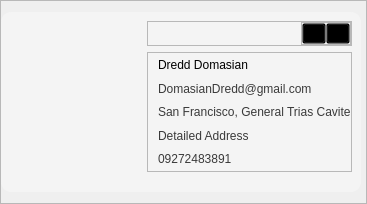
            <widget class="QFrame" name="frame_13">
             <property name="sizePolicy">
              <sizepolicy hsizetype="Preferred" vsizetype="Expanding">
               <horstretch>0</horstretch>
               <verstretch>0</verstretch>
              </sizepolicy>
             </property>
             <property name="maximumSize">
              <size>
               <width>16777215</width>
               <height>296</height>
              </size>
             </property>
             <property name="frameShape">
              <enum>QFrame::StyledPanel</enum>
             </property>
             <property name="frameShadow">
              <enum>QFrame::Raised</enum>
             </property>
             <layout class="QHBoxLayout" name="horizontalLayout_24">
              <property name="leftMargin">
               <number>0</number>
              </property>
              <property name="rightMargin">
               <number>5</number>
              </property>
              <item>
               <widget class="QFrame" name="ProfileCard">
                <property name="sizePolicy">
                 <sizepolicy hsizetype="Preferred" vsizetype="Expanding">
                  <horstretch>0</horstretch>
                  <verstretch>0</verstretch>
                 </sizepolicy>
                </property>
                <property name="styleSheet">
                 <string notr="true">#ProfileCard{
	border-radius:10px;
	background-color:rgb(244, 244, 244);


}</string>
                </property>
                <property name="frameShape">
                 <enum>QFrame::StyledPanel</enum>
                </property>
                <property name="frameShadow">
                 <enum>QFrame::Raised</enum>
                </property>
                <layout class="QGridLayout" name="gridLayout_2">
                 <property name="leftMargin">
                  <number>20</number>
                 </property>
                 <property name="bottomMargin">
                  <number>20</number>
                 </property>
                 <item row="1" column="2">
                  <widget class="QFrame" name="frame_8">
                   <property name="sizePolicy">
                    <sizepolicy hsizetype="Preferred" vsizetype="Expanding">
                     <horstretch>0</horstretch>
                     <verstretch>0</verstretch>
                    </sizepolicy>
                   </property>
                   <property name="styleSheet">
                    <string notr="true">font-family: &quot;Montserrat Light&quot;;
font-weight:63;
color:rgb(58, 58, 58);</string>
                   </property>
                   <property name="frameShape">
                    <enum>QFrame::StyledPanel</enum>
                   </property>
                   <property name="frameShadow">
                    <enum>QFrame::Raised</enum>
                   </property>
                   <layout class="QVBoxLayout" name="verticalLayout_19">
                    <property name="spacing">
                     <number>0</number>
                    </property>
                    <property name="leftMargin">
                     <number>10</number>
                    </property>
                    <property name="topMargin">
                     <number>0</number>
                    </property>
                    <property name="rightMargin">
                     <number>0</number>
                    </property>
                    <property name="bottomMargin">
                     <number>0</number>
                    </property>
                    <item>
                     <widget class="QLabel" name="profileNameLabel">
                      <property name="styleSheet">
                       <string notr="true">font-family:&quot;Montserrat ExtraBold&quot;;
font-weight: 81;
color:rgb(0, 0, 0);</string>
                      </property>
                      <property name="text">
                       <string>Dredd Domasian</string>
                      </property>
                     </widget>
                    </item>
                    <item>
                     <widget class="QLabel" name="profileEmailLabel">
                      <property name="styleSheet">
                       <string notr="true"/>
                      </property>
                      <property name="text">
                       <string>DomasianDredd@gmail.com</string>
                      </property>
                     </widget>
                    </item>
                    <item>
                     <widget class="QLabel" name="addressLabel">
                      <property name="styleSheet">
                       <string notr="true"/>
                      </property>
                      <property name="text">
                       <string>San Francisco, General Trias Cavite</string>
                      </property>
                     </widget>
                    </item>
                    <item>
                     <widget class="QLabel" name="detailedAddressLabel">
                      <property name="styleSheet">
                       <string notr="true"/>
                      </property>
                      <property name="text">
                       <string>Detailed Address</string>
                      </property>
                     </widget>
                    </item>
                    <item>
                     <widget class="QLabel" name="phoneLabel">
                      <property name="styleSheet">
                       <string notr="true"/>
                      </property>
                      <property name="text">
                       <string>09272483891</string>
                      </property>
                     </widget>
                    </item>
                   </layout>
                  </widget>
                 </item>
                 <item row="0" column="2" alignment="Qt::AlignTop">
                  <widget class="QFrame" name="frame_9">
                   <property name="maximumSize">
                    <size>
                     <width>16777215</width>
                     <height>38</height>
                    </size>
                   </property>
                   <property name="frameShape">
                    <enum>QFrame::StyledPanel</enum>
                   </property>
                   <property name="frameShadow">
                    <enum>QFrame::Raised</enum>
                   </property>
                   <layout class="QHBoxLayout" name="horizontalLayout_14">
                    <property name="spacing">
                     <number>0</number>
                    </property>
                    <property name="leftMargin">
                     <number>0</number>
                    </property>
                    <property name="topMargin">
                     <number>0</number>
                    </property>
                    <property name="rightMargin">
                     <number>0</number>
                    </property>
                    <property name="bottomMargin">
                     <number>0</number>
                    </property>
                    <item alignment="Qt::AlignRight">
                     <widget class="QFrame" name="frame_10">
                      <property name="frameShape">
                       <enum>QFrame::StyledPanel</enum>
                      </property>
                      <property name="frameShadow">
                       <enum>QFrame::Raised</enum>
                      </property>
                      <layout class="QHBoxLayout" name="horizontalLayout_15">
                       <property name="spacing">
                        <number>0</number>
                       </property>
                       <property name="leftMargin">
                        <number>0</number>
                       </property>
                       <property name="topMargin">
                        <number>0</number>
                       </property>
                       <property name="rightMargin">
                        <number>0</number>
                       </property>
                       <property name="bottomMargin">
                        <number>0</number>
                       </property>
                       <item>
                        <widget class="QToolButton" name="profileEditBtn">
                         <property name="cursor">
                          <cursorShape>PointingHandCursor</cursorShape>
                         </property>
                         <property name="styleSheet">
                          <string notr="true">background:transparent;</string>
                         </property>
                         <property name="text">
                          <string>...</string>
                         </property>
                         <property name="icon">
                          <iconset resource="resource.qrc">
                           <normaloff>:/Icons/Icons/UpdateIcon.png</normaloff>:/Icons/Icons/UpdateIcon.png</iconset>
                         </property>
                         <property name="iconSize">
                          <size>
                           <width>25</width>
                           <height>25</height>
                          </size>
                         </property>
                        </widget>
                       </item>
                       <item>
                        <widget class="QToolButton" name="profileDeleteBtn">
                         <property name="cursor">
                          <cursorShape>PointingHandCursor</cursorShape>
                         </property>
                         <property name="styleSheet">
                          <string notr="true">background:transparent;</string>
                         </property>
                         <property name="text">
                          <string>...</string>
                         </property>
                         <property name="icon">
                          <iconset resource="resource.qrc">
                           <normaloff>:/Icons/Icons/delete.png</normaloff>:/Icons/Icons/delete.png</iconset>
                         </property>
                         <property name="iconSize">
                          <size>
                           <width>25</width>
                           <height>25</height>
                          </size>
                         </property>
                        </widget>
                       </item>
                      </layout>
                     </widget>
                    </item>
                   </layout>
                  </widget>
                 </item>
                 <item row="1" column="0">
                  <widget class="QLabel" name="profileIcon">
                   <property name="sizePolicy">
                    <sizepolicy hsizetype="Preferred" vsizetype="Minimum">
                     <horstretch>0</horstretch>
                     <verstretch>0</verstretch>
                    </sizepolicy>
                   </property>
                   <property name="minimumSize">
                    <size>
                     <width>120</width>
                     <height>120</height>
                    </size>
                   </property>
                   <property name="maximumSize">
                    <size>
                     <width>120</width>
                     <height>120</height>
                    </size>
                   </property>
                   <property name="text">
                    <string/>
                   </property>
                   <property name="pixmap">
                    <pixmap resource="resource.qrc">:/Icons/Icons/UserIcon.png</pixmap>
                   </property>
                   <property name="scaledContents">
                    <bool>true</bool>
                   </property>
                  </widget>
                 </item>
                </layout>
               </widget>
              </item>
             </layout>
            </widget>
